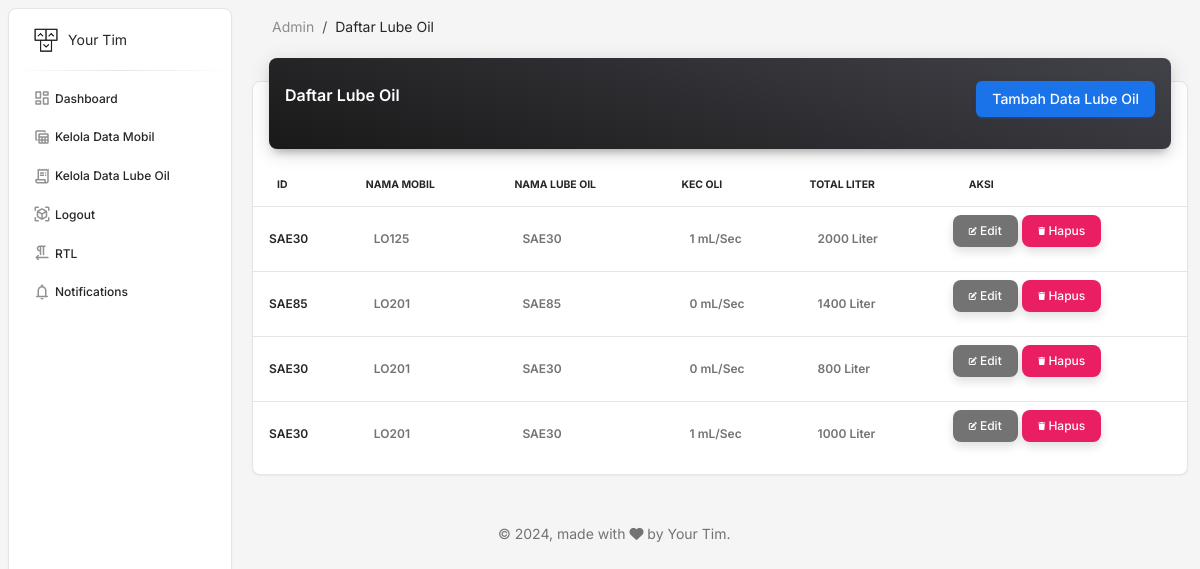
The page /lo_project/lube_oil_table.php on the database its author committed.
### tables this page shows
CREATE TABLE `data_lube_oil2` (
  `id` int(255) NOT NULL,
  `id_mobil` int(255) NOT NULL,
  `id_lube_oil` varchar(255) NOT NULL,
  `nama_lube_oil` varchar(255) NOT NULL
);

CREATE TABLE `data_mobil2` (
  `id` int(255) NOT NULL,
  `id_mobil` varchar(255) NOT NULL,
  `nama_mobil` varchar(255) NOT NULL
);

CREATE TABLE `data_alatsensor` (
  `id` int(255) NOT NULL,
  `kec_oli` int(255) NOT NULL,
  `total_liter` float NOT NULL
);

### lo_project/lube_oil_table.php (the view, shortened to what this page needs)
<?php
include "koneksi.php";
?>
<!DOCTYPE html>
<html lang="en">
<head>
  <link href="../assets/css/nucleo-icons.css" rel="stylesheet" />
  <link href="../assets/css/nucleo-svg.css" rel="stylesheet" />
  <link id="pagestyle" href="../assets/css/material-dashboard.css?v=3.2.0" rel="stylesheet" />
</head>
<body class="g-sidenav-show  bg-gray-100">
    <aside class="sidenav navbar navbar-vertical navbar-expand-xs border-radius-lg fixed-start ms-2  bg-white my-2" id="sidenav-main">
        <div class="sidenav-header">
        <a class="navbar-brand px-4 py-3 m-0" href=" " target="_blank">
            <img src="../assets/img/logo-ct-dark.png" class="navbar-brand-img" width="26" height="26" alt="main_logo">
            <span class="ms-1 text-sm text-dark">Your Tim</span>
        </a>
        </div>
        <hr class="horizontal dark mt-0 mb-2">
        <div class="collapse navbar-collapse  w-auto " id="sidenav-collapse-main">
        <ul class="navbar-nav">
            <li class="nav-item">
            <a class="nav-link text-dark" href="home.php">
                <i class="material-symbols-rounded opacity-5">dashboard</i>
                <span class="nav-link-text ms-1">Dashboard</span>
            </a>
            </li>
            <li class="nav-item">
            <a class="nav-link text-dark" href="car_table.php">
                <i class="material-symbols-rounded opacity-5">table_view</i>
                <span class="nav-link-text ms-1">Kelola Data Mobil</span>
            </a>
            </li>
            <li class="nav-item">
            <a class="nav-link text-dark" href="lube_oil_table.php">
                <i class="material-symbols-rounded opacity-5">receipt_long</i>
                <span class="nav-link-text ms-1">Kelola Data Lube Oil</span>
            </a>
            </li>
            <li class="nav-item">
            <a class="nav-link text-dark" href="">
                <i class="material-symbols-rounded opacity-5">view_in_ar</i>
                <span class="nav-link-text ms-1">Logout</span>
            </a>
            </li>
            <li class="nav-item">
            <a class="nav-link text-dark" href="">
                <i class="material-symbols-rounded opacity-5">format_textdirection_r_to_l</i>
                <span class="nav-link-text ms-1">RTL</span>
            </a>
            </li>
            <li class="nav-item">
            <a class="nav-link text-dark" href="">
                <i class="material-symbols-rounded opacity-5">notifications</i>
                <span class="nav-link-text ms-1">Notifications</span>
            </a>
            </li>
        </ul>
        </div>
  </aside>
  <main class="main-content position-relative max-height-vh-100 h-100 border-radius-lg ">
    <nav class="navbar navbar-main navbar-expand-lg px-0 mx-3 shadow-none border-radius-xl" id="navbarBlur" data-scroll="true">
      <div class="container-fluid py-1 px-3">
        <nav aria-label="breadcrumb">
          <ol class="breadcrumb bg-transparent mb-0 pb-0 pt-1 px-0 me-sm-6 me-5">
            <li class="breadcrumb-item text-sm"><a class="opacity-5 text-dark" href="home.php">Admin</a></li>
            <li class="breadcrumb-item text-sm text-dark active" aria-current="page">Daftar Lube Oil</li>
          </ol>
        </nav>
      </div>
    </nav>
    <div class="container-fluid py-2">
      <div class="row">
        <div class="col-12">
          <div class="card my-4">
            <div class="card-header p-0 position-relative mt-n4 mx-3 z-index-2">
              <div class="bg-gradient-dark shadow-dark border-radius-lg pt-4 pb-3">
                <div>
                    <h6 class="text-white text-capitalize ps-3">Daftar Lube Oil</h6>
                </div>
                <div class="d-grid d-md-flex justify-content-end pe-3" style="margin-top:-35px">
                    <a href="input_data_lo.php" class="btn btn-info" >Tambah Data Lube Oil</a>
                </div>
              </div>
            </div>
            <div class="card-body px-0 pb-2">
              <div class="table-responsive p-0">
                <table class="table align-items-center justify-content-center mb-0">
                  <thead>
                    <tr>
                      <th class="text-uppercase text-secondary text-xxs font-weight-bolder text-dark">Id</th>
                      <th class="text-uppercase text-secondary text-xxs font-weight-bolder text-dark ps-2">Nama Mobil</th>
                      <th class="text-uppercase text-secondary text-xxs font-weight-bolder text-dark ps-2">Nama Lube Oil</th>
                      <th class="text-uppercase text-secondary text-xxs font-weight-bolder text-dark ps-2">Kec Oli</th>
                      <th class="text-uppercase text-secondary text-xxs font-weight-bolder text-dark ps-2">Total Liter</th>
                      <th class="text-uppercase text-secondary text-xxs font-weight-bolder text-dark">Aksi</th>
                    </tr>
                  </thead>
                  <tbody>
                    <?php
                    $ambildata = mysqli_query($koneksi, "
                      SELECT data_lube_oil2.*, data_mobil2.nama_mobil, data_alatsensor.kec_oli, data_alatsensor.total_liter
                      FROM data_lube_oil2
                      JOIN data_mobil2 ON data_lube_oil2.id_mobil = data_mobil2.id
                      JOIN data_alatsensor ON data_lube_oil2.id = data_alatsensor.id
                      ORDER BY data_mobil2.nama_mobil ASC
                  ");
                    while($row=mysqli_fetch_array($ambildata)){
                    ?>
                    <tr>
                      <td>
                        <div class="d-flex px-2 py-1">
                          <div class="d-flex flex-column justify-content-center">
                            <h6 class="mb-0 text-xs"><?php echo $row['id_lube_oil'] ?></h6>
                          </div>
                        </div>
                      </td>
                      <td>
                        <p class="text-xs font-weight-bold mb-0 px-2"><?php echo $row['nama_mobil'] ?></p>
                      </td>
                      <td>
                        <p class="text-xs font-weight-bold mb-0 px-2"><?php echo $row['nama_lube_oil'] ?></p>
                      </td>
                      <td>
                        <p class="text-xs font-weight-bold mb-0 px-2"><?php echo $row['kec_oli'] ?> mL/Sec</p>
                      </td>
                      <td>
                        <p class="text-xs font-weight-bold mb-0 px-2"><?php echo $row['total_liter'] ?> Liter</p>
                      </td>
                      <td>
                        <a href="edit_lube_oil.php?id=<?php echo $row['id']?>" class="d-none d-sm-inline-block btn btn-sm btn-secondary shadow-sm"><i class="fas fa-edit fa-sm text-white"></i> Edit</a>
                        <a href="proses_edit_data_lo.php?action=delete&id=<?php echo htmlspecialchars($row['id']); ?>"
                          class="d-none d-sm-inline-block btn btn-sm btn-primary shadow-sm">
                            <i class="fas fa-trash fa-sm text-white"></i> Hapus
                        </a>
                      </td>
                    </tr>
                    <?php
                    }
                    ?>
                  </tbody>
                </table>
              </div>
            </div>
          </div>
        </div>
      </div>
      <footer class="footer py-4  ">
        <div class="container-fluid">
          <div class="row align-items-center justify-content-center">
            <div class="col-lg-6 mb-lg-0 mb-4">
              <div class="copyright text-center text-sm text-muted text-lg-start">
                © ,
                made with <i class="fa fa-heart"></i> by Your Tim.
              </div>
            </div>
          </div>
        </div>
      </footer>
    </div>
  </main>
</body>
</html>

### rows shown on the page
data_lube_oil2: id_lube_oil "SAE30", id_mobil.nama_mobil "LO125", nama_lube_oil "SAE30", data_alatsensor.kec_oli "1", data_alatsensor.total_liter "2000"
data_lube_oil2: id_lube_oil "SAE85", id_mobil.nama_mobil "LO201", nama_lube_oil "SAE85", data_alatsensor.kec_oli "0", data_alatsensor.total_liter "1400"
data_lube_oil2: id_lube_oil "SAE30", id_mobil.nama_mobil "LO201", nama_lube_oil "SAE30", data_alatsensor.kec_oli "0", data_alatsensor.total_liter "800", data_alatsensor.kec_oli "1", data_alatsensor.total_liter "1000"
